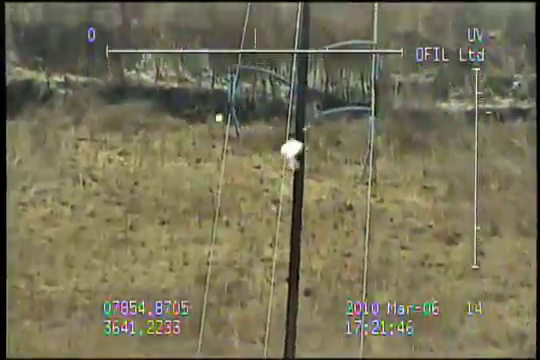
#> input picture frame 80 of PrototypeUV/videos/corona-2.mp4, 540 x 360 px, given in place of corona-1.mp4, which was not available
$ python FindCorona-Video.py
#> lines starting #> are read from the running program, lines starting #| are printed output that depends on the picture; pictures that were not available may be replaced by others from this repository, and a replacement may not be noted
# Standard imports
import cv2
import numpy as np;

def findCorona(image):
    # Setup SimpleBlobDetector parameters.
    params = cv2.SimpleBlobDetector_Params()

    # Change thresholds
    params.minThreshold = 220;
    params.maxThreshold = 255;

    # Minimal distance between blobs
    params.minDistBetweenBlobs = 20

    # Filter by Area.
    params.filterByArea = True
    params.minArea = 50
    # params.maxArea = 3000

    params.filterByColor = True
    params.blobColor = 255

    # Filter by Circularity
    params.filterByCircularity = True
    params.minCircularity = 0.5

    # Filter by Convexity
    params.filterByConvexity = False
    params.minConvexity = 0.87

    # Filter by Inertia
    params.filterByInertia = False
    params.minInertiaRatio = 0.01

    # Create a detector with the parameters
    detector = cv2.SimpleBlobDetector_create(params)

    imgGray = cv2.cvtColor(image, cv2.COLOR_BGR2GRAY)
    img = cv2.bilateralFilter(image, 15, 75, 75)

    keypoints = detector.detect(img)
    return keypoints


# Read image
#im = cv2.imread('images/corona-6.jpg')
cap = cv2.VideoCapture('videos/corona-1.mp4')

frameCount = 0

monitor1 = 'Original Video'
cv2.namedWindow(monitor1)
cv2.moveWindow(monitor1, 2000, 100)

monitor2 = 'Corona Video'
cv2.namedWindow(monitor2)
cv2.moveWindow(monitor2, 300, 100)

while(cap.isOpened()):
    # Capture frame-by-frame
    ret, frame = cap.read()
#> frame is the input picture: shape (360, 540, 3); mean B, G, R 87.4, 113.2, 118
    if ret == True:
        frameCount += 1
        res = cv2.resize(frame, None, fx=2, fy=2, interpolation=cv2.INTER_CUBIC)
        cv2.imshow(monitor1, res)


        # Detect blobs.
        keypoints = findCorona(res)
#> in findCorona, `imgGray = cv2.cvtColor(image, cv2.COLOR_BGR2GRAY)`:
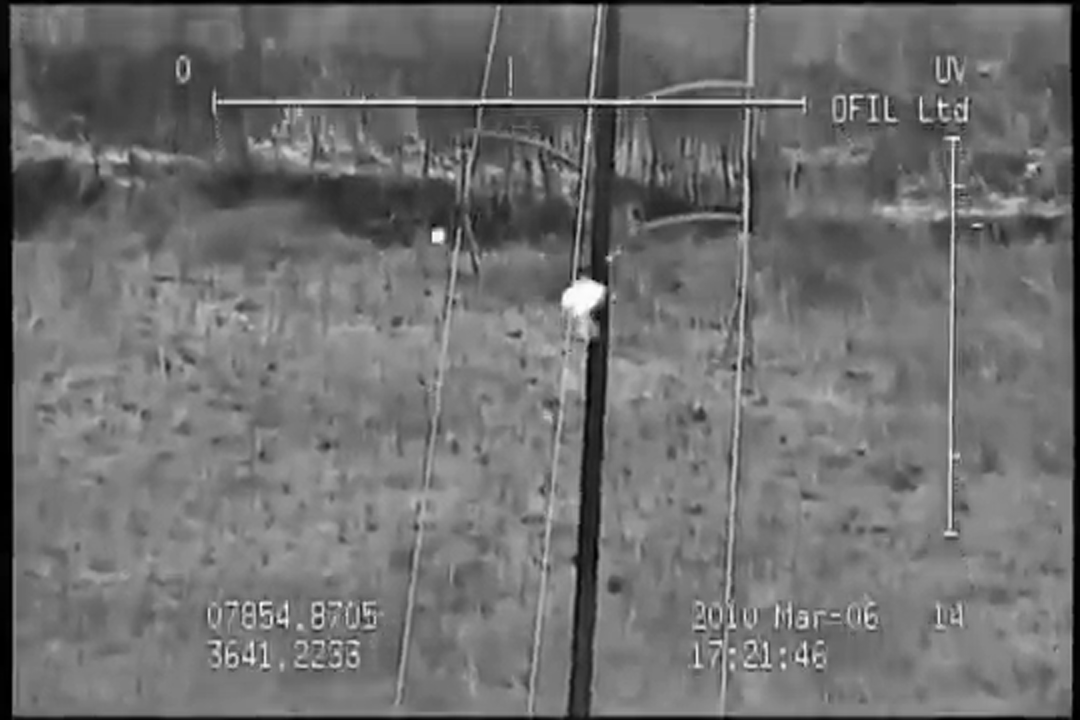
#> imgGray: shape (720, 1080); min 0, max 255, mean 111.7
#> in findCorona, `keypoints = detector.detect(img)`: keypoints = 2 keypoints; (x, y, size): (582, 296, 31.2), (437, 236, 9.8)

        im_with_keypoints = cv2.drawKeypoints(res, keypoints * 4, np.array([]), (0, 0, 255),
                                              cv2.DRAW_MATCHES_FLAGS_DRAW_RICH_KEYPOINTS)
        res2 = cv2.resize(im_with_keypoints, None, fx=1, fy=1, interpolation=cv2.INTER_CUBIC)
        cv2.imshow(monitor2, res2)
        detections = str(len(keypoints))
#> detections = '2'
        #print 'Deteccoes: ' + detections

        '''
        if detections > 0:
            filename = 'detections/corona-1-frame-' + str(frameCount) + '.png'
            cv2.imwrite(filename, im_with_keypoints)
        '''
        if cv2.waitKey(1) & 0xFF == ord('q'):
#> (key q is pressed here)
            break
    else:
        break

cv2.waitKey(0)

$ run again, starting later in the video
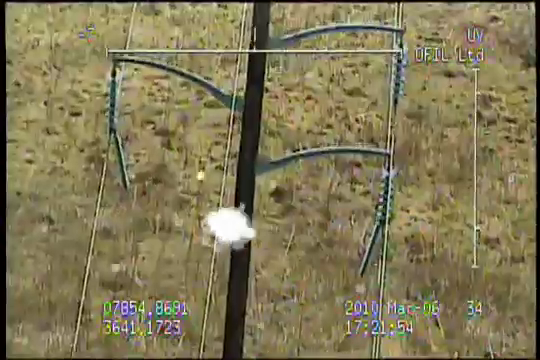
#> input picture frame 362 of PrototypeUV/videos/corona-2.mp4, 540 x 360 px, given in place of corona-1.mp4, which was not available
#> frame is the input picture: shape (360, 540, 3); mean B, G, R 85.9, 120.2, 129.3
#> in findCorona, `imgGray = cv2.cvtColor(image, cv2.COLOR_BGR2GRAY)`:
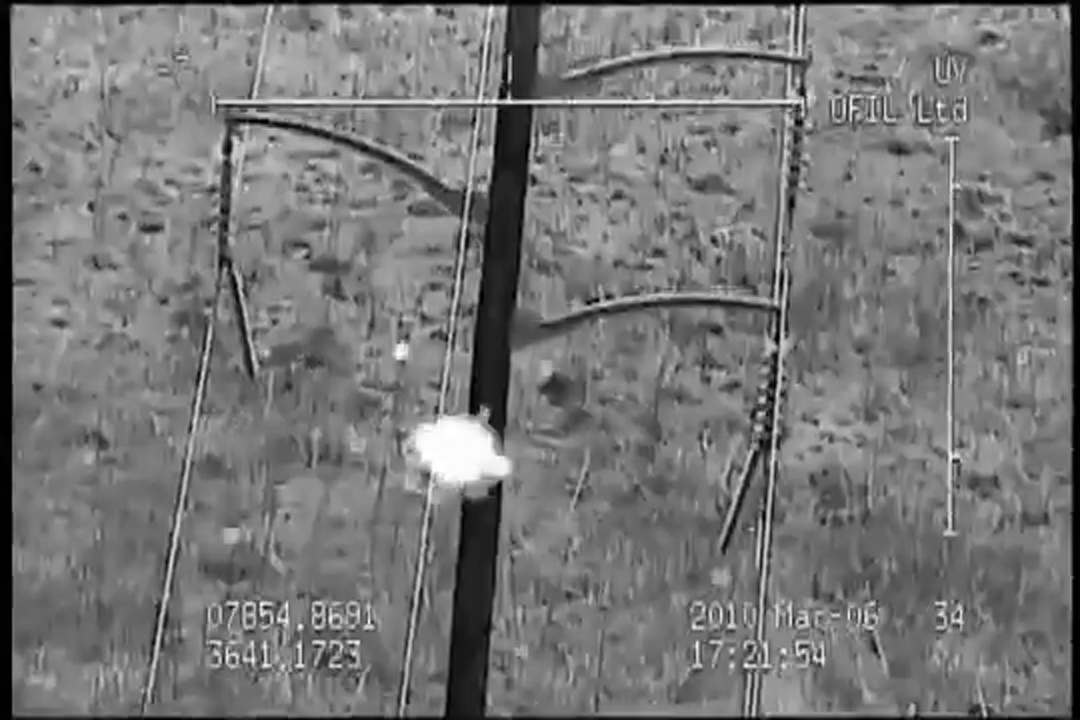
#> imgGray: shape (720, 1080); min 0, max 255, mean 119
#> in findCorona, `img = cv2.bilateralFilter(image, 15, 75, 75)`:
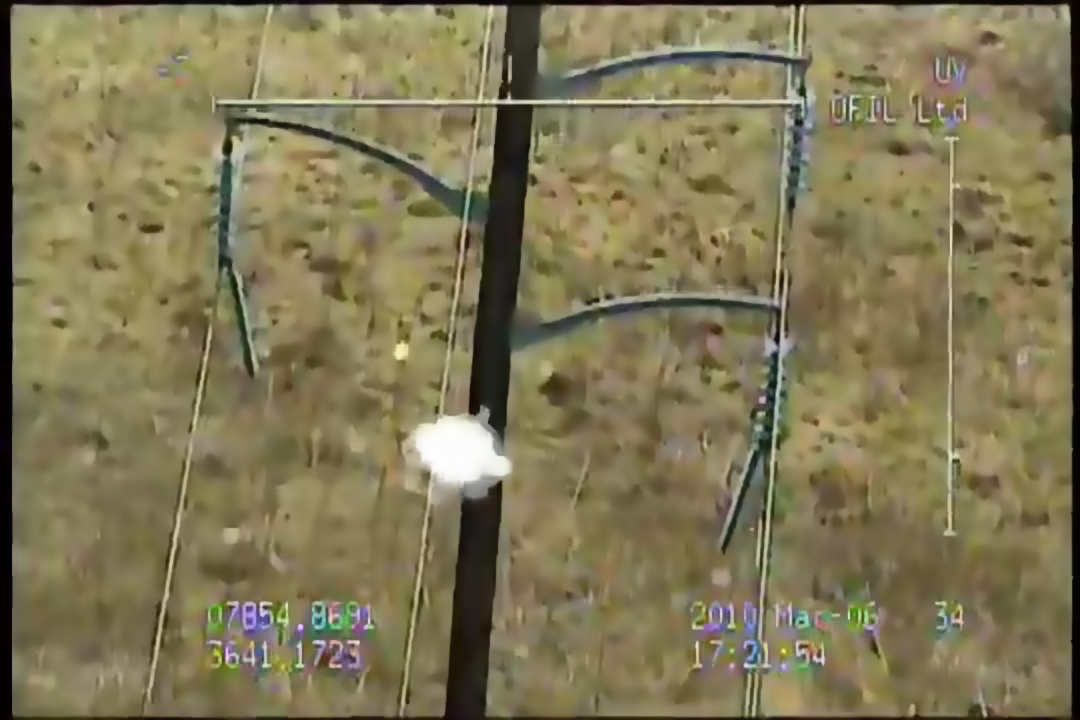
#> img: shape (720, 1080, 3); mean B, G, R 86, 120.3, 129.4
#> in findCorona, `keypoints = detector.detect(img)`: keypoints = 1 keypoints; (x, y, size): (457, 450, 66.3)
#> detections = '1'

$ run again, starting later in the video
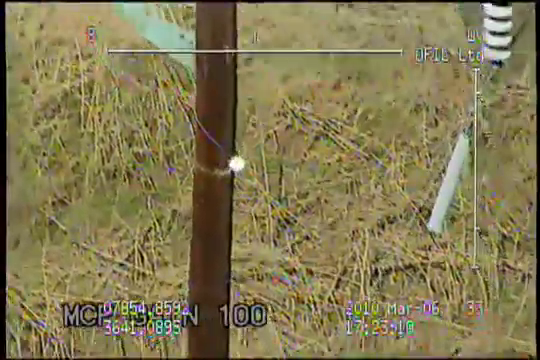
#> input picture frame 644 of PrototypeUV/videos/corona-2.mp4, 540 x 360 px, given in place of corona-1.mp4, which was not available
#> frame is the input picture: shape (360, 540, 3); mean B, G, R 82.2, 121, 130.9
#> in findCorona, `imgGray = cv2.cvtColor(image, cv2.COLOR_BGR2GRAY)`:
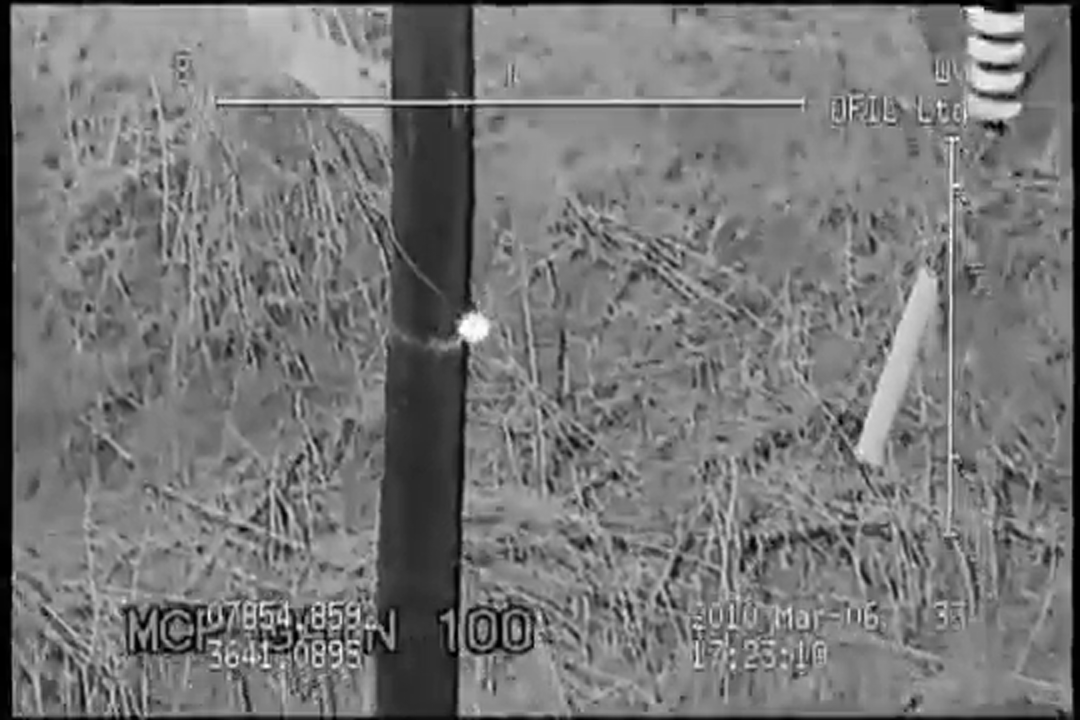
#> imgGray: shape (720, 1080); min 0, max 255, mean 119.6
#> in findCorona, `img = cv2.bilateralFilter(image, 15, 75, 75)`:
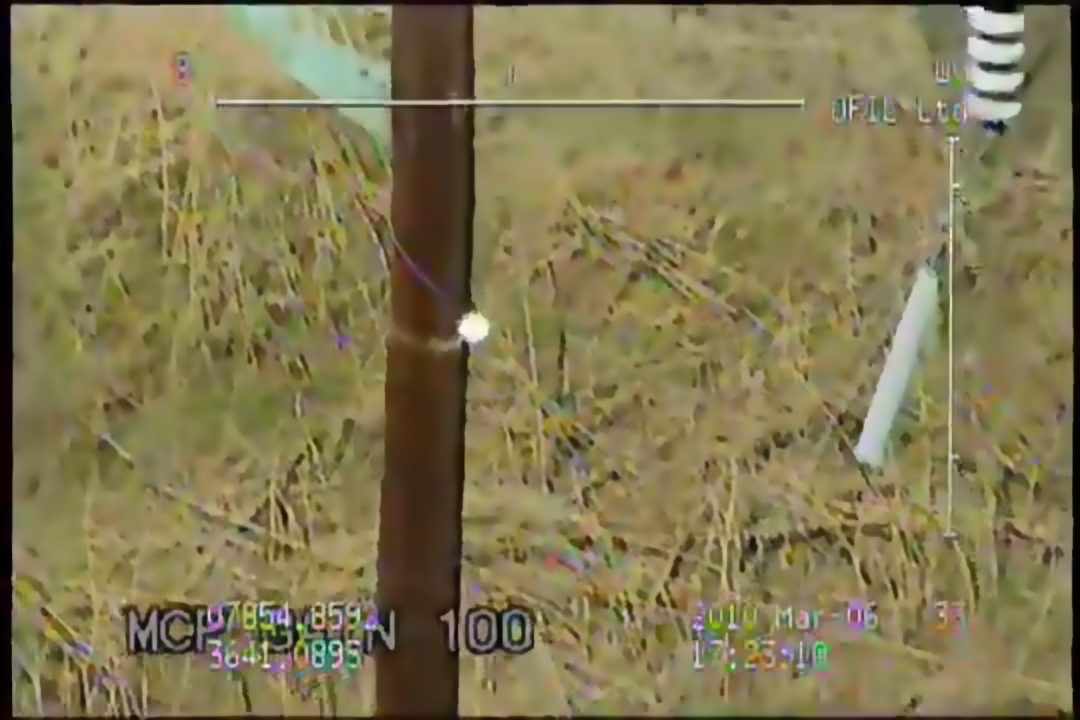
#> img: shape (720, 1080, 3); mean B, G, R 82.4, 121.2, 131
#> in findCorona, `keypoints = detector.detect(img)`: keypoints = 1 keypoints; (x, y, size): (474, 328, 23.2)
#> detections = '1'
